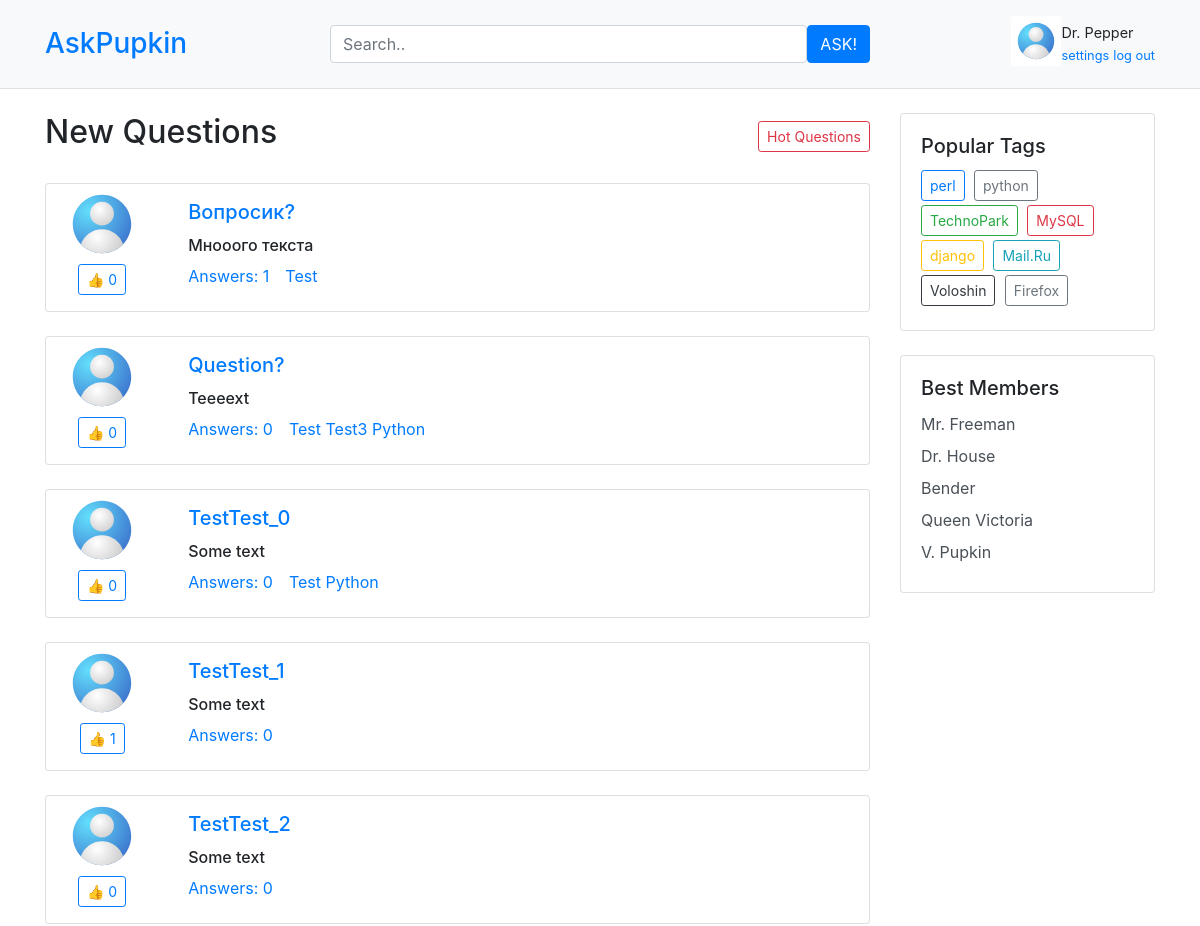
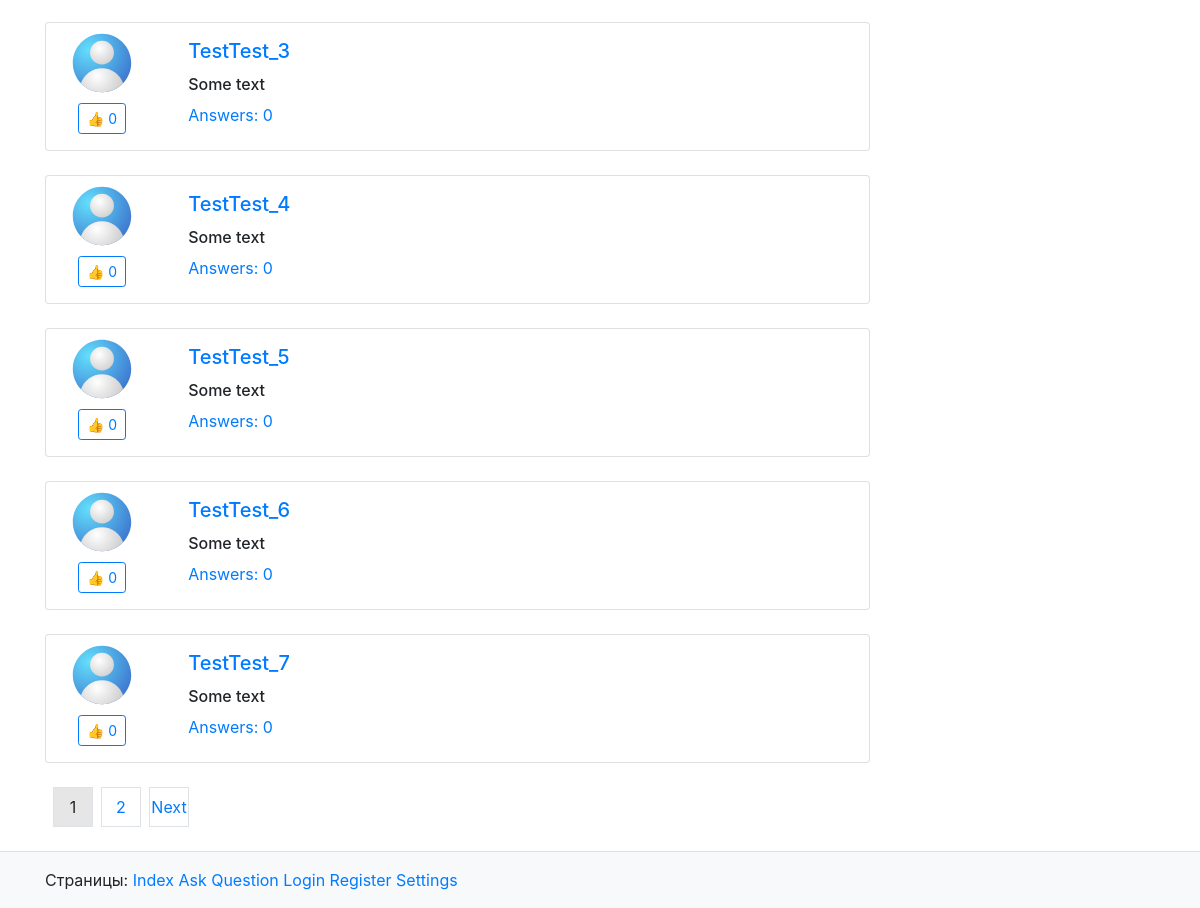
The page / on the database its author committed (2 pictures, top to bottom).
### app/models.py (models this page shows, shortened)
class Question(models.Model):
    title = models.CharField(max_length=255)
    text = models.TextField()
    user = models.ForeignKey(Profile, on_delete=models.CASCADE)
    tags = models.ManyToManyField(Tag, blank=True)
    created_at = models.DateTimeField(auto_now_add=True)
    updated_at = models.DateTimeField(auto_now=True)
    objects = QuestionManager()

class Tag(models.Model):
    name = models.CharField(max_length=255, unique=True)
    created_at = models.DateTimeField(auto_now_add=True, null=True)
    updated_at = models.DateTimeField(auto_now=True, null=True)

### app/views.py (the view)
# urls.py: path('', views.index, name="index"),
def index(request):
    questions = Question.objects.all()
    page = paginate(questions, request)
    return render(request, 'index.html', context={
        'questions' : page.object_list,
        'page_obj' : page
    })

### app/views.py (called while the page is built)
def paginate(objects_list, request, per_page=10):
    page_num = request.GET.get('page', 1)
    paginator = Paginator(objects_list, per_page)
    try:
        page = paginator.page(page_num)
    except (PageNotAnInteger, ValueError):
        page = paginator.page(1)
    except EmptyPage:
        page = paginator.page(paginator.num_pages)
    return page

### templates/index.html
{% extends "layout/base.html" %}
{% load static %}
{% block content %}
    <div class="questions-section">
        <div class="d-flex justify-content-between align-items-center">
            <h2>New Questions</h2>
            <a href="{% url 'hot' %}" class="btn btn-sm btn-outline-danger">Hot Questions</a>
        </div>
        <div class="d-flex flex-column">
            {% for question in questions %}
                {% include "layout/one_question.html" with question=question %}
            {% endfor %}
        </div>
        <div class="mt-4">
            {% include "layout/pagination.html" %}
        </div>
    </div>
{% endblock %}

### templates/layout/base.html (shortened to what this page needs)
{% load static %}
<!DOCTYPE html>
<html lang="ru">
<head>
    <link rel="stylesheet" href="{% static 'css/bootstrap.min.css' %}">
    <link rel="stylesheet" href="{% static 'css/custom.css' %}">
</head>
<body>
    <header class="bg-light border-bottom">
        <div class="container">
            <div class="row align-items-center py-3">
                <div class="col-md-3">
                    <a href="/">
                        <h1 class="h3 mb-0 text-primary">AskPupkin</h1>
                    </a>
                </div>
                <div class="col-md-6">
                    <form class="d-flex" action="">
                        <input type="text" class="form-control" placeholder="Search..">
                        <button class="btn btn-primary">ASK!</button>
                    </form>
                </div>
                <div class="col-md-3">
                    <div class="d-flex align-items-center justify-content-end">
                        <div class="avatar me-2">
                        </div>
                        <div class="user-info">
                            <div >Dr. Pepper</div>
                            <div class="account-links">
                                <a href="settings" class="text-decoration-none me-2">settings</a>
                                <a href="logout" class="text-decoration-none">log out</a>
                            </div>
                        </div>
                    </div>
                </div>
            </div>
        </div>
    </header>
    <main class="container my-4">
        <div class="row">
            <div class="col-md-9">
                {% block content %}
                {% endblock %}
            </div>
            <div class="col-md-3">
                <div class="sidebar">
                    <div class="card mb-4">
                        <div class="card-body">
                            <h5 class="card-title">Popular Tags</h5>
                            <div class="tags">
                                <a href="#" class="btn btn-sm btn-outline-primary mb-1">perl</a>
                                <a href="#" class="btn btn-sm btn-outline-secondary mb-1">python</a>
                                <a href="#" class="btn btn-sm btn-outline-success mb-1">TechnoPark</a>
                                <a href="#" class="btn btn-sm btn-outline-danger mb-1">MySQL</a>
                                <a href="#" class="btn btn-sm btn-outline-warning mb-1">django</a>
                                <a href="#" class="btn btn-sm btn-outline-info mb-1">Mail.Ru</a>
                                <a href="#" class="btn btn-sm btn-outline-dark mb-1">Voloshin</a>
                                <a href="#" class="btn btn-sm btn-outline-secondary mb-1">Firefox</a>
                            </div>
                        </div>
                    </div>
                    <div class="card">
                        <div class="card-body">
                            <h5 class="card-title">Best Members</h5>
                            <div class="members">
                                <a href="#" class="d-block text-decoration-none mb-2">Mr. Freeman</a>
                                <a href="#" class="d-block text-decoration-none mb-2">Dr. House</a>
                                <a href="#" class="d-block text-decoration-none mb-2">Bender</a>
                                <a href="#" class="d-block text-decoration-none mb-2">Queen Victoria</a>
                                <a href="#" class="d-block text-decoration-none mb-2">V. Pupkin</a>
                            </div>
                        </div>
                    </div>
                </div>
            </div>
        </div>
    </main>
    <footer class="bg-light border-top">
        <div class="container">
            <div class="py-3">
                <div class="mb-2 mb-md-0">
                    <span class="">Страницы:</span>
                    <a href="/" class="">Index</a>
                    <a href="ask" class="">Ask</a>
                    <a href="question" class="">Question</a>
                    <a href="login" class="">Login</a>
                    <a href="register" class="">Register</a>
                    <a href="settings" class="">Settings</a>
                </div>
            </div>
        </div>
    </footer>
</body>
</html>

### templates/layout/one_question.html (shortened to what this page needs)
<div class="card w-100 mt-4">
    <div class="row">
        <div class="col-2">
            <div class="profile-controls mb-3 d-flex flex-column align-items-center">
                <div class="d-flex justify-content-center">
                </div>
                <form class="" action="{% url 'like_question' question.id %}" method="post">
                    <button type="submit" class="btn btn-sm btn-outline-primary">
                        👍 {{ question.likes.count }}
                    </button>
                </form>
            </div>
        </div>
        <div class="card-info col-10">
            <h5 class="mt-3 card-title text-break">
                <a href="{% url 'question' question.id %}">{{ question.title }}</a>
            </h5>
            <h6>{{ question.text }}
            </h6>
            <div class="d-flex flex-row align-items-center">
                <a href="" class="">Answers: {{ question.answer_set.count }}</a>
                <div class="ml-3">
                    {% for t in question.tags.all %}
                        <a href="#" >{{ t.name }}</a>
                    {% endfor %}
                </div>
            </div>
        </div>
    </div>
</div>

### templates/layout/pagination.html (shortened to what this page needs)
<div class="d-flex flex-row">
    {% with current_page=page_obj.number total_pages=page_obj.paginator.num_pages %}
    {% for i in page_obj.paginator.page_range %}
        {% if i >= current_page|add:"-1" and i <= current_page|add:"1" %}
            {% if i == current_page %}
            <a class="border d-flex justify-content-center align-items-center p-2 ml-2 active-page"
            style="width: 40px; height: 40px; cursor: pointer;">{{ i }}</a>
            {% else %}
            <a href="?page={{ i }}"
            class="border d-flex justify-content-center align-items-center p-2 ml-2"
            style="width: 40px; height: 40px; cursor: pointer;">{{ i }}
            </a>{% endif %}
        {% endif %}
    {% endfor %}
    {% if page_obj.has_next %}
    <a href="?page={{ page_obj.next_page_number }}"
    class="border d-flex justify-content-center align-items-center p-2 ml-2"
    style="width: 40px; height: 40px; cursor: pointer;">Next</a>
    {% endif %}
    {% endwith %}
</div>

### static/css/custom.css (style rules this page uses)
.sidebar .tags .btn { margin-right: 0.3rem; margin-bottom: 0.3rem; }
.sidebar .members a { color: #495057; transition: color 0.2s; }
.user-info { font-size: 0.9rem; }
.account-links a { font-size: 0.8rem; }
.active-page { background: #e6e6e6; }

### rows shown on the page
Question: likes.count "0", title "Вопросик?", text "Мнооого текста", answer_set.count "1"
Tag: name "Test"
Question: likes.count "0", title "Question?", text "Teeeext", answer_set.count "0"
Tag: name "Test3"
Tag: name "Python"
Question: likes.count "0", title "TestTest_0", text "Some text", answer_set.count "0"
Question: likes.count "1", title "TestTest_1", text "Some text", answer_set.count "0"
Question: likes.count "0", title "TestTest_2", text "Some text", answer_set.count "0"
Question: likes.count "0", title "TestTest_3", text "Some text", answer_set.count "0"
Question: likes.count "0", title "TestTest_4", text "Some text", answer_set.count "0"
Question: likes.count "0", title "TestTest_5", text "Some text", answer_set.count "0"
Question: likes.count "0", title "TestTest_6", text "Some text", answer_set.count "0"
Question: likes.count "0", title "TestTest_7", text "Some text", answer_set.count "0"

### other values the page prints
{{ i }} "1"
{{ i }} "2"
